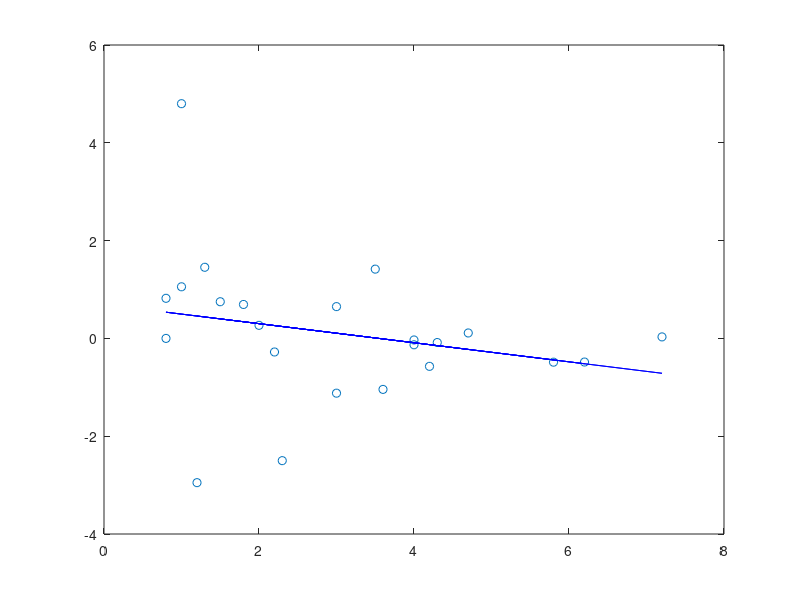

Source code (MATLAB):
%central difference method to approximate the parameters of Lotka Votkerra Models for

% Hare and Lynx Data given by Hudson Bay

% Part of Course of Dr. Sharma- UTEP, Spring '17

% submitted by Pratik Baral

%-------------------------------------------------------------------------------------
years = 0:2:48
H=[.3 .85 1.48 .6 .9 2.5 5 9 7 1 1.1 4.2 13 5 1.8 4 7.8 3.5 .5 1 .5 5.8 3.6 2.3 3];
L=[.3 1.8 4.3 6.2 1 .8 3 4.7 4.2 1.2 1.3 3.5 7.2 3 2.2 1.5 4 3.6 2.3 .8 1 2 5.8 4 1];

%problem 1

for i = 1:(length(H)-2)
    y(i)=1/L(i+1)*.5*(L(i+2)-L(i));
    x(i)=H(i+1);
end

%Fitting a line for prey
fit = polyfit(x,y,1);
Ln1 = fit(1)*x+fit(2);
plot(x,y,'o', x, Ln1, 'b-')
a=fit(2)
b = fit(1)


%Fitting a line for predator
for i = 1:(length(H)-2)
    y(i)=1/H(i+1)*.5*(H(i+2)-H(i));
    x(i)=L(i+1);
end
fit = polyfit(x,y,1);
Ln1 = fit(1)*x+fit(2);
plot(x,y,'o', x, Ln1, 'b-')
r = 1*fit(2)
c = fit(1)

fprintf('The parameters using central difference approximation are:\n')
fprintf(' a = %f\n b = %f\n r = %f\n c = %f\n',a,b,r,c)



